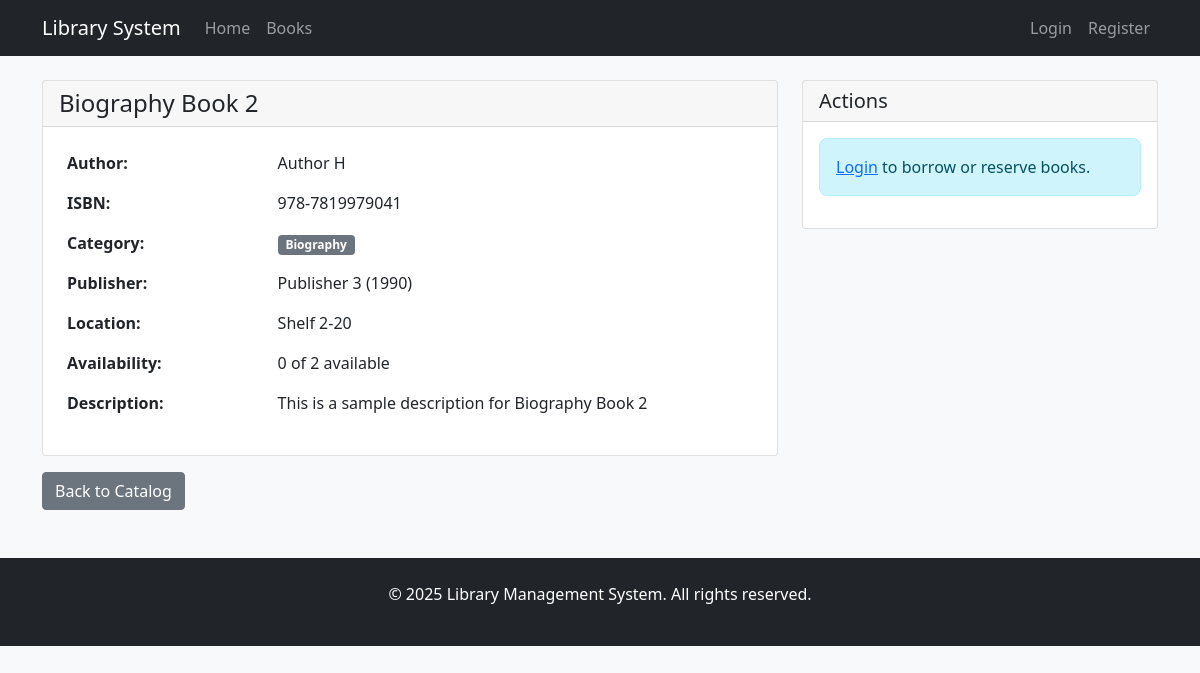
The page /books/2 on the database its author committed.
### models/book.py (models this page shows, shortened)
class Book(db.Model):
    __tablename__ = 'books'
    id = db.Column(db.Integer, primary_key=True)
    title = db.Column(db.String(200), nullable=False)
    author = db.Column(db.String(100), nullable=False)
    isbn = db.Column(db.String(20), unique=True, nullable=False)
    category = db.Column(db.String(50), nullable=False)
    publisher = db.Column(db.String(100))
    publication_year = db.Column(db.Integer)
    total_copies = db.Column(db.Integer, default=1)
    available_copies = db.Column(db.Integer, default=1)
    location = db.Column(db.String(50))
    description = db.Column(db.Text)
    status = db.Column(db.String(20), default='available')
    created_date = db.Column(db.DateTime, default=datetime.utcnow)
    transactions = db.relationship('Transaction', backref='book', lazy=True)
    reservations = db.relationship('Reservation', backref='book', lazy=True)

### routes/book_routes.py (the view)
@book_bp.route('/books/<int:book_id>')
def book_details(book_id):
    book = Book.query.get_or_404(book_id)
    user_reservation = None
    if current_user.is_authenticated:
        user_reservation = Reservation.query.filter_by(
            user_id=current_user.id,
            book_id=book_id,
            status='active'
        ).first()
    reservation_count = Reservation.query.filter_by(
        book_id=book_id,
        status='active'
    ).count()
    return render_template('books/book_detail.html',
                         book=book,
                         user_reservation=user_reservation,
                         reservation_count=reservation_count)

### templates/books/book_detail.html (shortened to what this page needs)
{% extends "base.html" %}
{% block content %}
<div class="row">
    <div class="col-md-8">
        <div class="card">
            <div class="card-header">
                <h4 class="mb-0">{{ book.title }}</h4>
            </div>
            <div class="card-body">
                <table class="table table-borderless">
                    <tr>
                        <th width="30%">Author:</th>
                        <td>{{ book.author }}</td>
                    </tr>
                    <tr>
                        <th>ISBN:</th>
                        <td>{{ book.isbn }}</td>
                    </tr>
                    <tr>
                        <th>Category:</th>
                        <td><span class="badge bg-secondary">{{ book.category }}</span></td>
                    </tr>
                    <tr>
                        <th>Publisher:</th>
                        <td>{{ book.publisher }} ({{ book.publication_year }})</td>
                    </tr>
                    <tr>
                        <th>Location:</th>
                        <td>{{ book.location }}</td>
                    </tr>
                    <tr>
                        <th>Availability:</th>
                        <td>
                            <span class="status-{{ book.status.replace('_', '-') }}">
                                {{ book.available_copies }} of {{ book.total_copies }} available
                            </span>
                        </td>
                    </tr>
                    <tr>
                        <th>Description:</th>
                        <td>{{ book.description or "No description available." }}</td>
                    </tr>
                </table>
            </div>
        </div>
    </div>
    <div class="col-md-4">
        <div class="card">
            <div class="card-header">
                <h5 class="mb-0">Actions</h5>
            </div>
            <div class="card-body">
                {% if current_user.is_authenticated %}
                    {% if book.available_copies > 0 %}
                        <a href="{{ url_for('transaction.borrow_book', book_id=book.id) }}"
                           class="btn btn-success w-100 mb-2">Borrow This Book</a>
                    {% else %}
                        {% if user_reservation %}
                            <button class="btn btn-warning w-100 mb-2" disabled>Already Reserved</button>
                            <small class="text-muted">You have an active reservation for this book.</small>
                        {% else %}
                            <a href="{{ url_for('transaction.reserve_book', book_id=book.id) }}"
                               class="btn btn-warning w-100 mb-2">Reserve This Book</a>
                        {% endif %}
                    {% endif %}
                    {% if current_user.role in ['librarian', 'admin'] %}
                        <hr>
                        <a href="{{ url_for('books.edit_book', book_id=book.id) }}"
                           class="btn btn-outline-primary w-100">Edit Book Details</a>
                    {% endif %}
                {% else %}
                    <div class="alert alert-info">
                        <a href="{{ url_for('auth.login') }}">Login</a> to borrow or reserve books.
                    </div>
                {% endif %}
            </div>
        </div>
    </div>
</div>
<div class="mt-3">
    <a href="{{ url_for('books.book_catalog') }}" class="btn btn-secondary">Back to Catalog</a>
</div>
{% endblock %}

### static/css/style.css (style rules this page uses)
body { background-color: #f8f9fa; }
.alert { border-radius: 8px; }

### rows shown on the page
Book: title "Biography Book 2", author "Author H", isbn "978-7819979041", category "Biography", publisher "Publisher 3", publication_year "1990", location "Shelf 2-20", available_copies "0", total_copies "2", description "This is a sample description for Biography Book 2"
